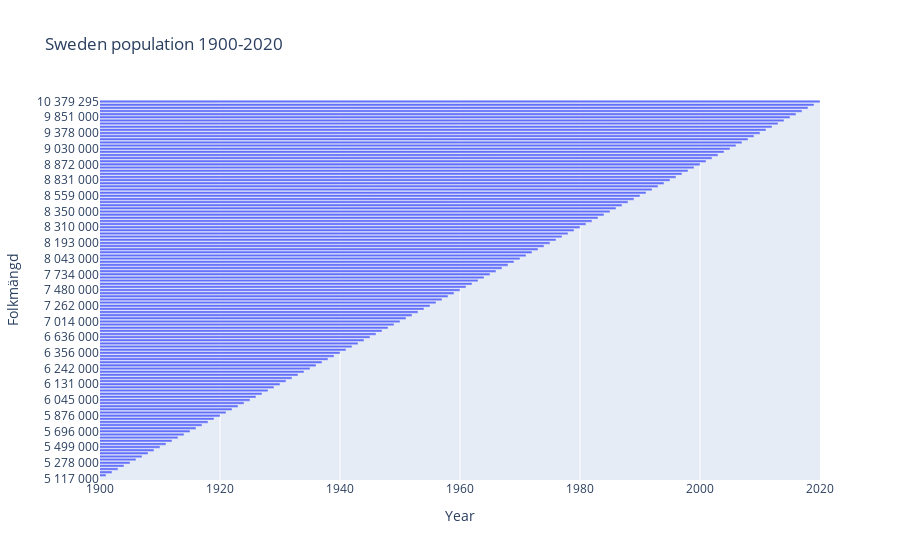

Notebook source saved alongside this figure:
### Markdown cell above
# Bar Chart

### Code cell
import plotly_express as px 
import matplotlib.pyplot as plt
fig=px.bar(df1,x="Year",y="Folkmängd",title="Sweden population 1900-2020",range_x=[1900,2020])
fig.show()
